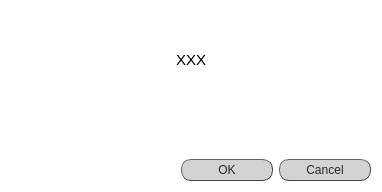
<?xml version="1.0" encoding="UTF-8"?>
<ui version="4.0">
 <class>Dialog</class>
 <widget class="QDialog" name="Dialog">
  <property name="geometry">
   <rect>
    <x>0</x>
    <y>0</y>
    <width>378</width>
    <height>190</height>
   </rect>
  </property>
  <property name="windowTitle">
   <string>Dialog</string>
  </property>
  <property name="styleSheet">
   <string notr="true">QDialog{background-color: rgb(255, 255, 255);}</string>
  </property>
  <layout class="QVBoxLayout" name="verticalLayout">
   <item>
    <layout class="QHBoxLayout" name="horizontalLayout">
     <item>
      <spacer name="horizontalSpacer">
       <property name="orientation">
        <enum>Qt::Horizontal</enum>
       </property>
       <property name="sizeHint" stdset="0">
        <size>
         <width>40</width>
         <height>20</height>
        </size>
       </property>
      </spacer>
     </item>
     <item alignment="Qt::AlignTop">
      <widget class="QLabel" name="mH_logo_XS">
       <property name="minimumSize">
        <size>
         <width>120</width>
         <height>30</height>
        </size>
       </property>
       <property name="maximumSize">
        <size>
         <width>120</width>
         <height>30</height>
        </size>
       </property>
       <property name="frameShape">
        <enum>QFrame::NoFrame</enum>
       </property>
       <property name="text">
        <string>&lt;html&gt;&lt;head/&gt;&lt;body&gt;&lt;p&gt;&lt;br/&gt;&lt;/p&gt;&lt;/body&gt;&lt;/html&gt;</string>
       </property>
       <property name="alignment">
        <set>Qt::AlignCenter</set>
       </property>
      </widget>
     </item>
    </layout>
   </item>
   <item>
    <widget class="QTextEdit" name="textEdit">
     <property name="sizePolicy">
      <sizepolicy hsizetype="Fixed" vsizetype="Fixed">
       <horstretch>0</horstretch>
       <verstretch>0</verstretch>
      </sizepolicy>
     </property>
     <property name="minimumSize">
      <size>
       <width>360</width>
       <height>80</height>
      </size>
     </property>
     <property name="maximumSize">
      <size>
       <width>390</width>
       <height>80</height>
      </size>
     </property>
     <property name="styleSheet">
      <string notr="true">QTextEdit {background-color: rgba(0,0,0,0);
font: 25 11pt &quot;Calibri Light&quot;;
font-family: &quot;Calibri Light&quot;;
}

					</string>
     </property>
     <property name="frameShape">
      <enum>QFrame::NoFrame</enum>
     </property>
     <property name="documentTitle">
      <string/>
     </property>
     <property name="readOnly">
      <bool>true</bool>
     </property>
     <property name="html">
      <string>&lt;!DOCTYPE HTML PUBLIC &quot;-//W3C//DTD HTML 4.0//EN&quot; &quot;http://www.w3.org/TR/REC-html40/strict.dtd&quot;&gt;
&lt;html&gt;&lt;head&gt;&lt;meta name=&quot;qrichtext&quot; content=&quot;1&quot; /&gt;&lt;style type=&quot;text/css&quot;&gt;
p, li { white-space: pre-wrap; }
&lt;/style&gt;&lt;/head&gt;&lt;body style=&quot; font-family:'Calibri Light'; font-size:11pt; font-weight:24; font-style:normal;&quot;&gt;
&lt;p align=&quot;center&quot; style=&quot; margin-top:0px; margin-bottom:0px; margin-left:0px; margin-right:0px; -qt-block-indent:0; text-indent:0px;&quot;&gt;XXX&lt;/p&gt;&lt;/body&gt;&lt;/html&gt;</string>
     </property>
     <property name="placeholderText">
      <string>XXX</string>
     </property>
    </widget>
   </item>
   <item>
    <widget class="QLabel" name="blank">
     <property name="sizePolicy">
      <sizepolicy hsizetype="Expanding" vsizetype="Fixed">
       <horstretch>0</horstretch>
       <verstretch>0</verstretch>
      </sizepolicy>
     </property>
     <property name="minimumSize">
      <size>
       <width>0</width>
       <height>20</height>
      </size>
     </property>
     <property name="maximumSize">
      <size>
       <width>16777215</width>
       <height>20</height>
      </size>
     </property>
     <property name="styleSheet">
      <string notr="true">background-color: rgb(255, 255, 255);</string>
     </property>
     <property name="frameShape">
      <enum>QFrame::NoFrame</enum>
     </property>
     <property name="text">
      <string>&lt;html&gt;&lt;head/&gt;&lt;body&gt;&lt;p&gt;&lt;br/&gt;&lt;/p&gt;&lt;/body&gt;&lt;/html&gt;</string>
     </property>
     <property name="alignment">
      <set>Qt::AlignCenter</set>
     </property>
    </widget>
   </item>
   <item alignment="Qt::AlignRight">
    <widget class="QDialogButtonBox" name="buttonBox">
     <property name="styleSheet">
      <string notr="true">QDialogButtonBox QPushButton{
color: rgb(39, 39, 39);
font: 11pt &quot;Calibri Light&quot;;
height:20;
padding:0px;
width:90;
background-color: rgb(211, 211, 211);
border-radius: 10px;
border-width: 1px;
border-style: outset;
border-color: rgb(66, 66, 66);
}

QDialogButtonBox QPushButton:hover{
background-color: rgba(167, 0, 125, 200);
border-color: #672146;
color: rgb(234, 234, 234);
}

QDialogButtonBox QPushButton:disabled{
background-color: rgb(232, 232, 232);
border-color: rgb(158, 158, 158);
color: rgb(125, 125, 125);
}

QDialogButtonBox QPushButton:checked{
background-color: rgb(107, 0, 80);
border-color: rgb(76, 0, 57);
color: rgb(234, 234, 234);
}
</string>
     </property>
     <property name="orientation">
      <enum>Qt::Horizontal</enum>
     </property>
     <property name="standardButtons">
      <set>QDialogButtonBox::Cancel|QDialogButtonBox::Ok</set>
     </property>
     <property name="centerButtons">
      <bool>true</bool>
     </property>
    </widget>
   </item>
  </layout>
 </widget>
 <resources/>
 <connections/>
</ui>
